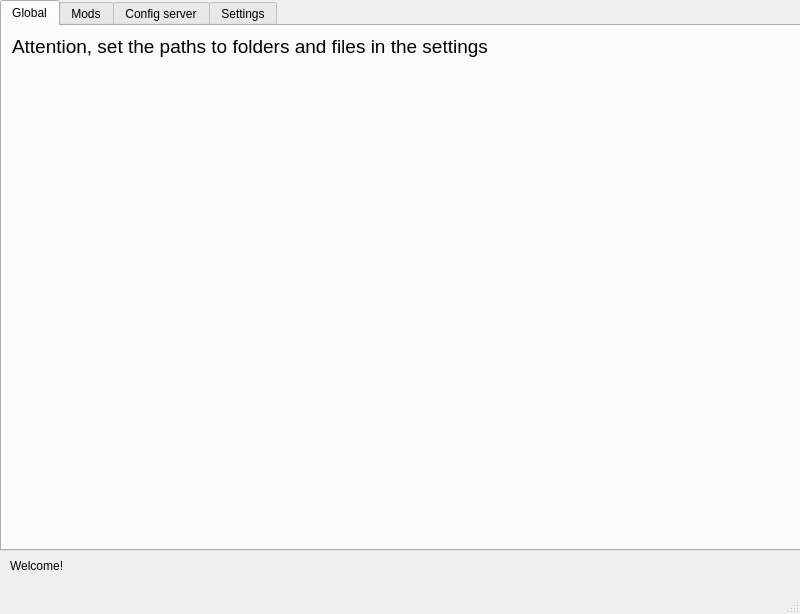
<?xml version="1.0" encoding="UTF-8"?>
<ui version="4.0">
 <class>QMainWindow</class>
 <widget class="QMainWindow" name="QMainWindow">
  <property name="geometry">
   <rect>
    <x>0</x>
    <y>0</y>
    <width>800</width>
    <height>614</height>
   </rect>
  </property>
  <property name="windowTitle">
   <string>LauncherPZ</string>
  </property>
  <property name="windowIcon">
   <iconset>
    <normaloff>C:/Users/Dulish/Downloads/spiffo.png</normaloff>C:/Users/Dulish/Downloads/spiffo.png</iconset>
  </property>
  <widget class="QWidget" name="centralwidget">
   <widget class="QLabel" name="info_label">
    <property name="geometry">
     <rect>
      <x>10</x>
      <y>550</y>
      <width>771</width>
      <height>31</height>
     </rect>
    </property>
    <property name="text">
     <string>Welcome!</string>
    </property>
    <property name="textFormat">
     <enum>Qt::AutoText</enum>
    </property>
   </widget>
   <widget class="QTabWidget" name="tabWidget">
    <property name="geometry">
     <rect>
      <x>0</x>
      <y>0</y>
      <width>801</width>
      <height>551</height>
     </rect>
    </property>
    <property name="currentIndex">
     <number>0</number>
    </property>
    <widget class="QWidget" name="tab">
     <attribute name="title">
      <string>Global</string>
     </attribute>
     <widget class="QLabel" name="lb_globalAttention">
      <property name="geometry">
       <rect>
        <x>10</x>
        <y>10</y>
        <width>491</width>
        <height>21</height>
       </rect>
      </property>
      <property name="font">
       <font>
        <pointsize>14</pointsize>
       </font>
      </property>
      <property name="text">
       <string>Attention, set the paths to folders and files in the settings</string>
      </property>
     </widget>
    </widget>
    <widget class="QWidget" name="tabMods">
     <attribute name="title">
      <string>Mods</string>
     </attribute>
     <widget class="QScrollArea" name="areaMods">
      <property name="geometry">
       <rect>
        <x>40</x>
        <y>0</y>
        <width>711</width>
        <height>491</height>
       </rect>
      </property>
      <property name="widgetResizable">
       <bool>true</bool>
      </property>
      <widget class="QWidget" name="scrollAreaWidgetContents">
       <property name="geometry">
        <rect>
         <x>0</x>
         <y>0</y>
         <width>709</width>
         <height>489</height>
        </rect>
       </property>
      </widget>
     </widget>
     <widget class="QPushButton" name="btn_update_listmaods">
      <property name="geometry">
       <rect>
        <x>40</x>
        <y>500</y>
        <width>75</width>
        <height>23</height>
       </rect>
      </property>
      <property name="text">
       <string>Update</string>
      </property>
     </widget>
    </widget>
    <widget class="QWidget" name="tab_3">
     <attribute name="title">
      <string>Config server</string>
     </attribute>
     <widget class="QTextEdit" name="config_area">
      <property name="geometry">
       <rect>
        <x>0</x>
        <y>10</y>
        <width>791</width>
        <height>471</height>
       </rect>
      </property>
     </widget>
     <widget class="QPushButton" name="btn_update_content">
      <property name="geometry">
       <rect>
        <x>10</x>
        <y>490</y>
        <width>91</width>
        <height>23</height>
       </rect>
      </property>
      <property name="text">
       <string>Cancel/Update</string>
      </property>
     </widget>
     <widget class="QPushButton" name="btn_saveconfig">
      <property name="geometry">
       <rect>
        <x>110</x>
        <y>490</y>
        <width>75</width>
        <height>23</height>
       </rect>
      </property>
      <property name="text">
       <string>Save config</string>
      </property>
     </widget>
    </widget>
    <widget class="QWidget" name="tab_2">
     <attribute name="title">
      <string>Settings</string>
     </attribute>
     <widget class="QFrame" name="frame">
      <property name="geometry">
       <rect>
        <x>10</x>
        <y>10</y>
        <width>781</width>
        <height>201</height>
       </rect>
      </property>
      <property name="frameShape">
       <enum>QFrame::StyledPanel</enum>
      </property>
      <property name="frameShadow">
       <enum>QFrame::Raised</enum>
      </property>
      <layout class="QVBoxLayout" name="verticalLayout">
       <item>
        <widget class="QFrame" name="frame_2">
         <property name="frameShape">
          <enum>QFrame::StyledPanel</enum>
         </property>
         <property name="frameShadow">
          <enum>QFrame::Raised</enum>
         </property>
         <layout class="QHBoxLayout" name="horizontalLayout">
          <item>
           <widget class="QFrame" name="frame_4">
            <property name="frameShape">
             <enum>QFrame::StyledPanel</enum>
            </property>
            <property name="frameShadow">
             <enum>QFrame::Raised</enum>
            </property>
            <layout class="QVBoxLayout" name="verticalLayout_2">
             <item>
              <widget class="QLabel" name="label">
               <property name="text">
                <string>Path from mod folder</string>
               </property>
              </widget>
             </item>
             <item>
              <widget class="QPushButton" name="btn_pathmod">
               <property name="text">
                <string>Open</string>
               </property>
              </widget>
             </item>
            </layout>
           </widget>
          </item>
          <item>
           <widget class="QFrame" name="frame_5">
            <property name="frameShape">
             <enum>QFrame::StyledPanel</enum>
            </property>
            <property name="frameShadow">
             <enum>QFrame::Raised</enum>
            </property>
            <widget class="QLabel" name="lb_pathmod">
             <property name="geometry">
              <rect>
               <x>10</x>
               <y>40</y>
               <width>351</width>
               <height>16</height>
              </rect>
             </property>
             <property name="text">
              <string/>
             </property>
            </widget>
           </widget>
          </item>
         </layout>
        </widget>
       </item>
       <item>
        <widget class="QFrame" name="frame_3">
         <property name="frameShape">
          <enum>QFrame::StyledPanel</enum>
         </property>
         <property name="frameShadow">
          <enum>QFrame::Raised</enum>
         </property>
         <layout class="QHBoxLayout" name="horizontalLayout_2">
          <item>
           <widget class="QFrame" name="frame_6">
            <property name="frameShape">
             <enum>QFrame::StyledPanel</enum>
            </property>
            <property name="frameShadow">
             <enum>QFrame::Raised</enum>
            </property>
            <layout class="QVBoxLayout" name="verticalLayout_3">
             <item>
              <widget class="QLabel" name="label_4">
               <property name="text">
                <string>Path from config file</string>
               </property>
              </widget>
             </item>
             <item>
              <widget class="QPushButton" name="btn_pathconfig">
               <property name="text">
                <string>Open</string>
               </property>
              </widget>
             </item>
            </layout>
           </widget>
          </item>
          <item>
           <widget class="QFrame" name="frame_7">
            <property name="frameShape">
             <enum>QFrame::StyledPanel</enum>
            </property>
            <property name="frameShadow">
             <enum>QFrame::Raised</enum>
            </property>
            <widget class="QLabel" name="lb_pathconfig">
             <property name="geometry">
              <rect>
               <x>10</x>
               <y>40</y>
               <width>351</width>
               <height>16</height>
              </rect>
             </property>
             <property name="text">
              <string/>
             </property>
            </widget>
           </widget>
          </item>
         </layout>
        </widget>
       </item>
      </layout>
     </widget>
     <widget class="QPushButton" name="btn_saveSettingsPath">
      <property name="geometry">
       <rect>
        <x>40</x>
        <y>220</y>
        <width>75</width>
        <height>23</height>
       </rect>
      </property>
      <property name="text">
       <string>Save</string>
      </property>
     </widget>
    </widget>
   </widget>
  </widget>
  <widget class="QMenuBar" name="menubar">
   <property name="geometry">
    <rect>
     <x>0</x>
     <y>0</y>
     <width>800</width>
     <height>21</height>
    </rect>
   </property>
  </widget>
  <widget class="QStatusBar" name="statusbar"/>
 </widget>
 <resources/>
 <connections/>
</ui>
